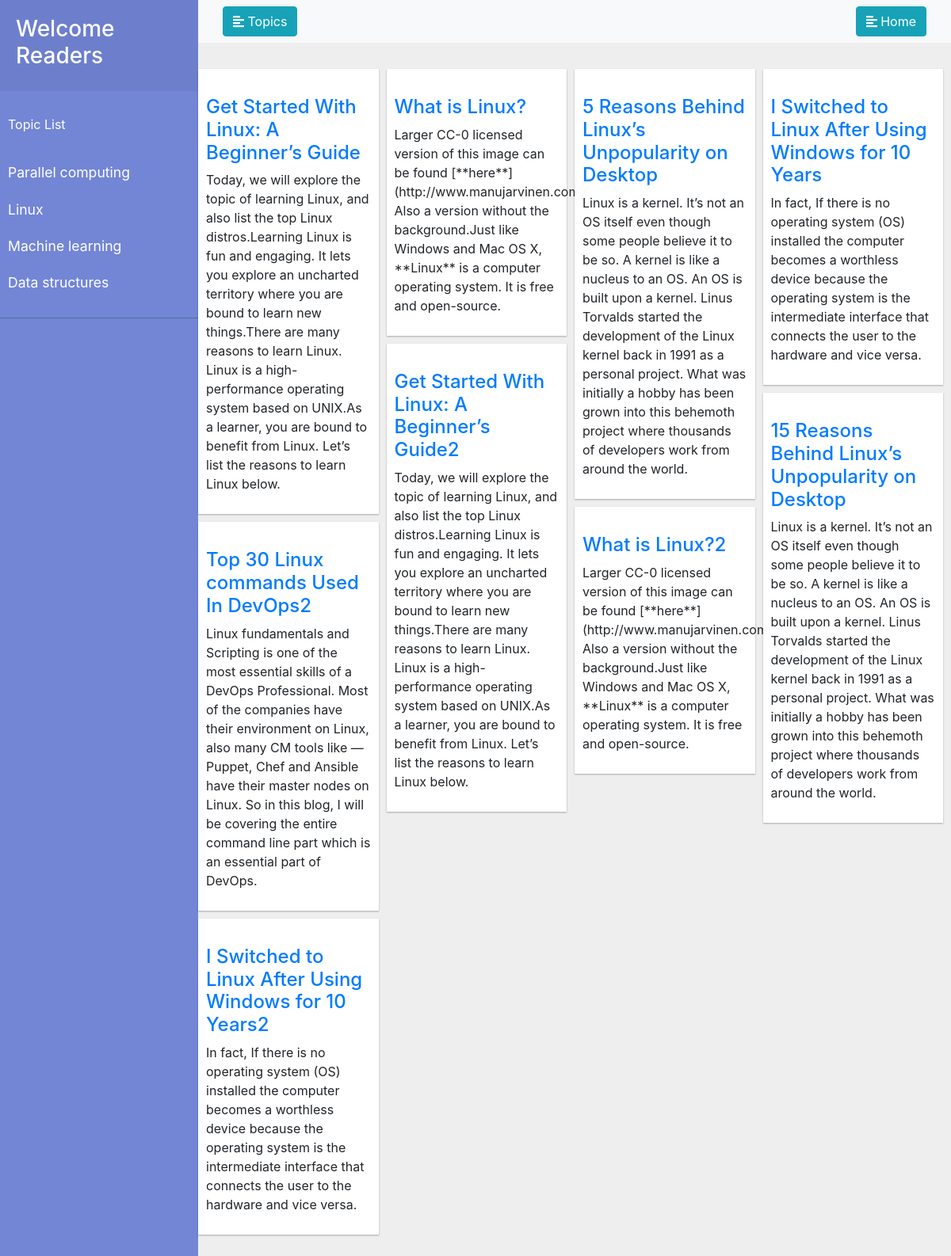
Page /first/topics/3 on the committed database.
### first_app/models.py (models this page shows)
class Topic(models.Model):
    name = models.CharField(max_length=256,unique=True)
    timestamp=models.DateTimeField(auto_now_add=True)

class Bloglist(models.Model):
    name = models.CharField(max_length=256,unique=True)
    timestamp=models.DateTimeField(auto_now_add=True)
    desc = models.TextField(default="sample")
    likes= models.IntegerField()
    markdown=models.TextField()
    topic = models.ForeignKey('first_app.Topic',on_delete=models.CASCADE)
    image = models.CharField(max_length=256)

### first_app/views.py (the view)
# urls.py: path('topics/<int:id>',views.topic_view),
def topic_view(request,id):
    my_dict = {}
    my_dict['blogs'] = Bloglist.objects.filter(topic=id)
    my_dict['topic'] = Topic.objects.all().order_by('-timestamp')
    return render(request,"topic_page.html",context=my_dict)

### templates/topic_page.html (shortened to what this page needs)
{% extends 'base.html' %}
{% block content %}
{% load static %}
<div class="container">
  <div class="row">
    <div class="wdc" style="width : 500px">
    </div>
    <section id="pinBoot">
      {% for b in blogs %}
      <article class="white-panel"><img src="{{b.image}}" alt="">
        <h4><a href="/first/blog/{{b.id}}">{{b.name}}</a></h4>
        <p>{{b.desc}}</p>
      </article>
      {% endfor %}
    </section>
  </div>
</div>
{% endblock %}

### templates/base.html (shortened to what this page needs)
<!doctype html>
<html lang="en">
  <head>
    <link rel="stylesheet" href="https://stackpath.bootstrapcdn.com/bootstrap/4.1.0/css/bootstrap.min.css">
  </head>
  <body>
   <div class="wrapper">
   <nav id="sidebar">
     <div class="sidebar-header">
          <h3><a herf="/first">Welcome Readers</a></h3>
      </div>
      <ul class="list-unstyled components">
          <p>Topic List</p>
          {% for t in topic%}
          <li>
              <a href="/first/topics/{{t.id}}" class='tlist'>{{ t.name }}</a>
          </li>
          {% endfor %}
      </ul>
   </nav>
   <div id="content">
     <nav class="navbar navbar-expand-lg navbar-light bg-light">
       <div class="container-fluid">
           <button type="button" id="sidebarCollapse" class="btn btn-info">
               <i class="fas fa-align-left"></i>
               <span>Topics</span>
           </button>
           <button  type="button" id="sidebarCollapse" class="btn btn-info">
               <i class="fas fa-align-left"></i>
               <span><a href="/first" class='tlist'>Home</a></span>
           </button>
       </div>
     </nav>
     {% block content %}
        {% endblock %}
   </div>
  </div>
  </body>
</html>

### templates/base.html (style rules this page uses)
.wrapper { display: flex; width: 100%; align-items: stretch; }
#sidebar { min-width: 250px; max-width: 250px; min-height: 100vh; }
.tlist, .tlist:hover, .tlist:focus { color: inherit; text-decoration: none; transition: all 0.3s; }
#sidebar { background: #7386D5; color: #fff; transition: all 0.3s; }
#sidebar .sidebar-header { padding: 20px; background: #6d7fcc; }
#sidebar ul.components { padding: 20px 0; border-bottom: 1px solid #47748b; }
#sidebar ul p { color: #fff; padding: 10px; }
#sidebar ul li a { padding: 10px; font-size: 1.1em; display: block; }

### templates/topic_page.html (style rules this page uses)
body { background-color:#eee; }
#pinBoot { position: relative; max-width: 100%; width: 100%; }
.white-panel { position: absolute; background: white; box-shadow: 0px 1px 2px rgba(0, 0, 0, 0.3); padding: 10px; }

### rows in the picture
Topic: name "Parallel computing"
Topic: name "Linux"
Topic: name "Machine learning"
Topic: name "Data structures"
Bloglist: name "Get Started With Linux: A Beginner’s Guide", desc "Today, we will explore the topic of learning Linux, and also list the top Linux distros.Learning Linux is fun and engaging. It lets you explore an uncharted territory where you are bound to learn new things.There are many reasons to learn Linux. Linux is a high-performance operating system based on UNIX.As a learner, you are bound to benefit from Linux. Let’s list the reasons to learn Linux below."
Bloglist: name "What is Linux?", desc "Larger CC-0 licensed version of this image can be found [**here**](http://www.manujarvinen.com/). Also a version without the background.Just like Windows and Mac OS X, **Linux** is a computer operating system. It is free and open-source."
Bloglist: name "5 Reasons Behind Linux’s Unpopularity on Desktop", desc "Linux is a kernel. It’s not an OS itself even though some people believe it to be so. A kernel is like a nucleus to an OS. An OS is built upon a kernel. Linus Torvalds started the development of the Linux kernel back in 1991 as a personal project. What was initially a hobby has been grown into this behemoth project where thousands of developers work from around the world."
Bloglist: name "I Switched to Linux After Using Windows for 10 Years", desc "In fact, If there is no operating system (OS) installed the computer becomes a worthless device because the operating system is the intermediate interface that connects the user to the hardware and vice versa."
Bloglist: name "Top 30 Linux commands Used In DevOps2", desc "Linux fundamentals and Scripting is one of the most essential skills of a DevOps Professional. Most of the companies have their environment on Linux, also many CM tools like — Puppet, Chef and Ansible have their master nodes on Linux. So in this blog, I will be covering the entire command line part which is an essential part of DevOps."
Bloglist: name "Get Started With Linux: A Beginner’s Guide2", desc "Today, we will explore the topic of learning Linux, and also list the top Linux distros.Learning Linux is fun and engaging. It lets you explore an uncharted territory where you are bound to learn new things.There are many reasons to learn Linux. Linux is a high-performance operating system based on UNIX.As a learner, you are bound to benefit from Linux. Let’s list the reasons to learn Linux below."
Bloglist: name "What is Linux?2", desc "Larger CC-0 licensed version of this image can be found [**here**](http://www.manujarvinen.com/). Also a version without the background.Just like Windows and Mac OS X, **Linux** is a computer operating system. It is free and open-source."
Bloglist: name "15 Reasons Behind Linux’s Unpopularity on Desktop", desc "Linux is a kernel. It’s not an OS itself even though some people believe it to be so. A kernel is like a nucleus to an OS. An OS is built upon a kernel. Linus Torvalds started the development of the Linux kernel back in 1991 as a personal project. What was initially a hobby has been grown into this behemoth project where thousands of developers work from around the world."
Bloglist: name "I Switched to Linux After Using Windows for 10 Years2", desc "In fact, If there is no operating system (OS) installed the computer becomes a worthless device because the operating system is the intermediate interface that connects the user to the hardware and vice versa."
